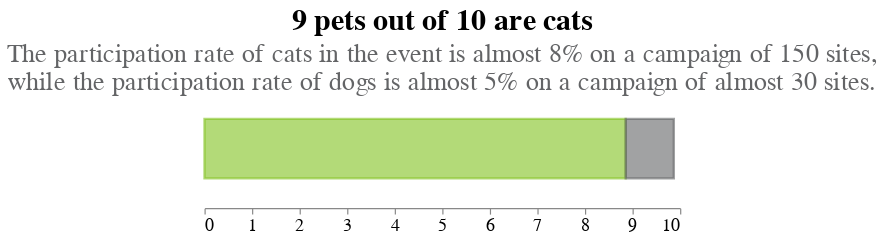

Here is the notebook cell this chart was saved with:
### Code cell
layer2 = alt.layer(
    chart,
    text
).resolve_scale(
    color='independent'
).configure_view(
    strokeOpacity=0
).properties(
    height=200,
    title='9 pets out of 10 are cats',
)

configure_layout(layer2)

### Figure 1 — Vega-Lite specification as saved in the notebook (floating-point values rounded to 4 significant figures)
{"config": {"view": {"continuousWidth": 400, "continuousHeight": 300, "strokeOpacity": 0}, "axis": {"labelFontSize": 15, "titleFontSize": 20}, "title": {"fontSize": 25}}, "layer": [{"data": {"name": "data-eed7b3246ab042143a76f3352fafd93c"}, "mark": {"type": "bar", "size": 50}, "encoding": {"color": {"field": "pet", "legend": null, "scale": {"range": ["#80C11E", "#636466"]}, "type": "ordinal"}, "opacity": {"value": 0.6}, "stroke": {"field": "pet", "legend": null, "scale": {"range": ["#80C11E", "#636466"]}, "type": "ordinal"}, "strokeWidth": {"value": 2}, "x": {"axis": {"grid": false, "orient": "bottom", "tickMinStep": 1, "title": null}, "field": "percentage", "scale": {"domain": [0, 10]}, "type": "quantitative"}, "y": {"value": 80}}, "height": 130}, {"data": {"name": "data-da2264258f9a86a8352dbdc491207e4b"}, "mark": {"type": "text", "color": "#636466", "fontSize": 22}, "encoding": {"text": {"field": "text", "type": "nominal"}, "y": {"value": 0}}}], "height": 200, "resolve": {"scale": {"color": "independent"}}, "title": "9 pets out of 10 are cats", "$schema": "https://vega.github.io/schema/vega-lite/v4.17.0.json", "datasets": {"data-eed7b3246ab042143a76f3352fafd93c": [{"pet": "Cat", "number_of_participants": 1138, "percentage": 8.856, "number_of_advertised_sites": 150, "participation_rate": 7.587}, {"pet": "Dog", "number_of_participants": 130, "percentage": 1.012, "number_of_advertised_sites": 28, "participation_rate": 4.643}], "data-da2264258f9a86a8352dbdc491207e4b": [{"text": ["The participation rate of cats in the event is almost 8% on a campaign of 150 sites,", "while the participation rate of dogs is almost 5% on a campaign of almost 30 sites."]}]}}
